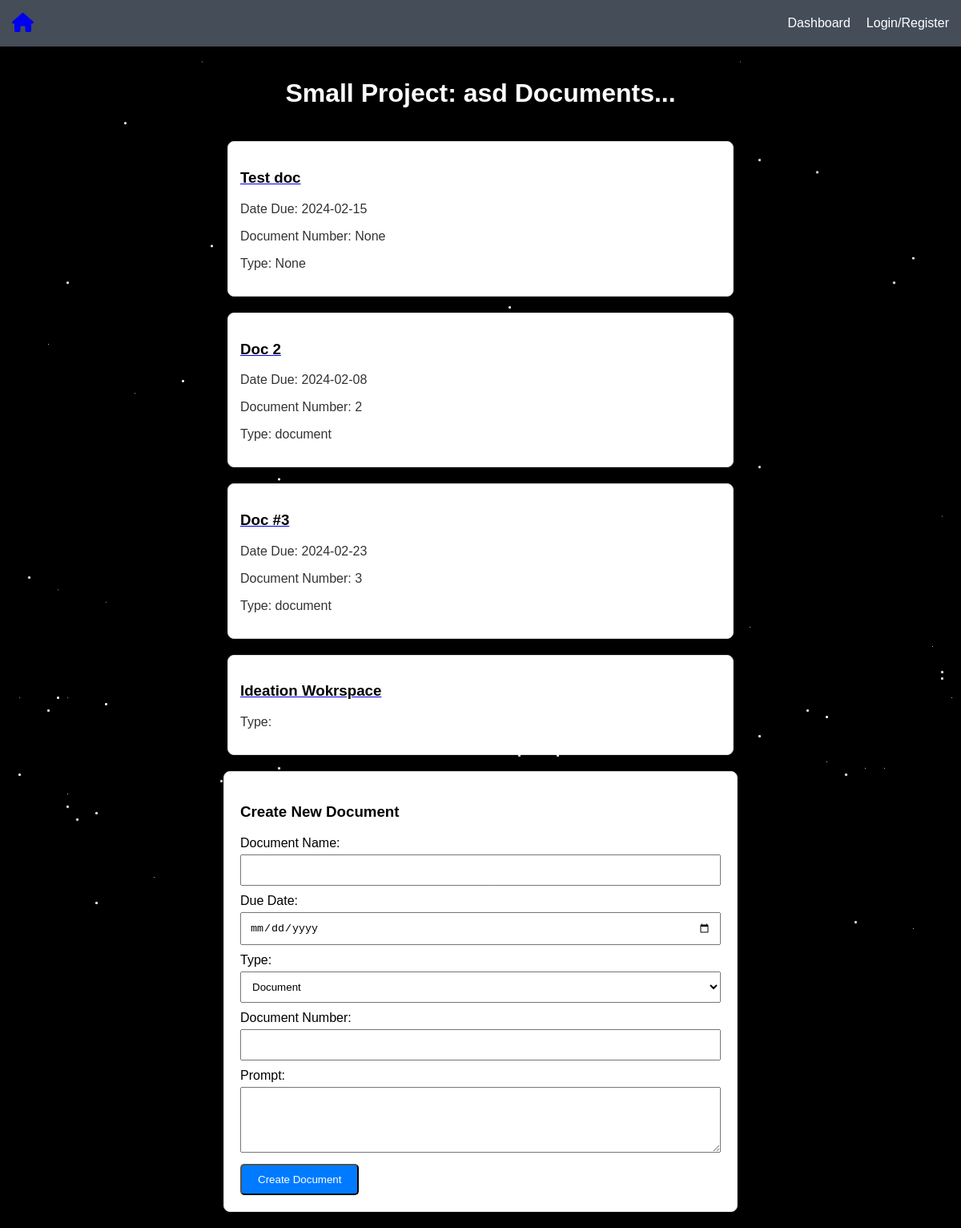
Before: /view-documents/1/ with the older database file.
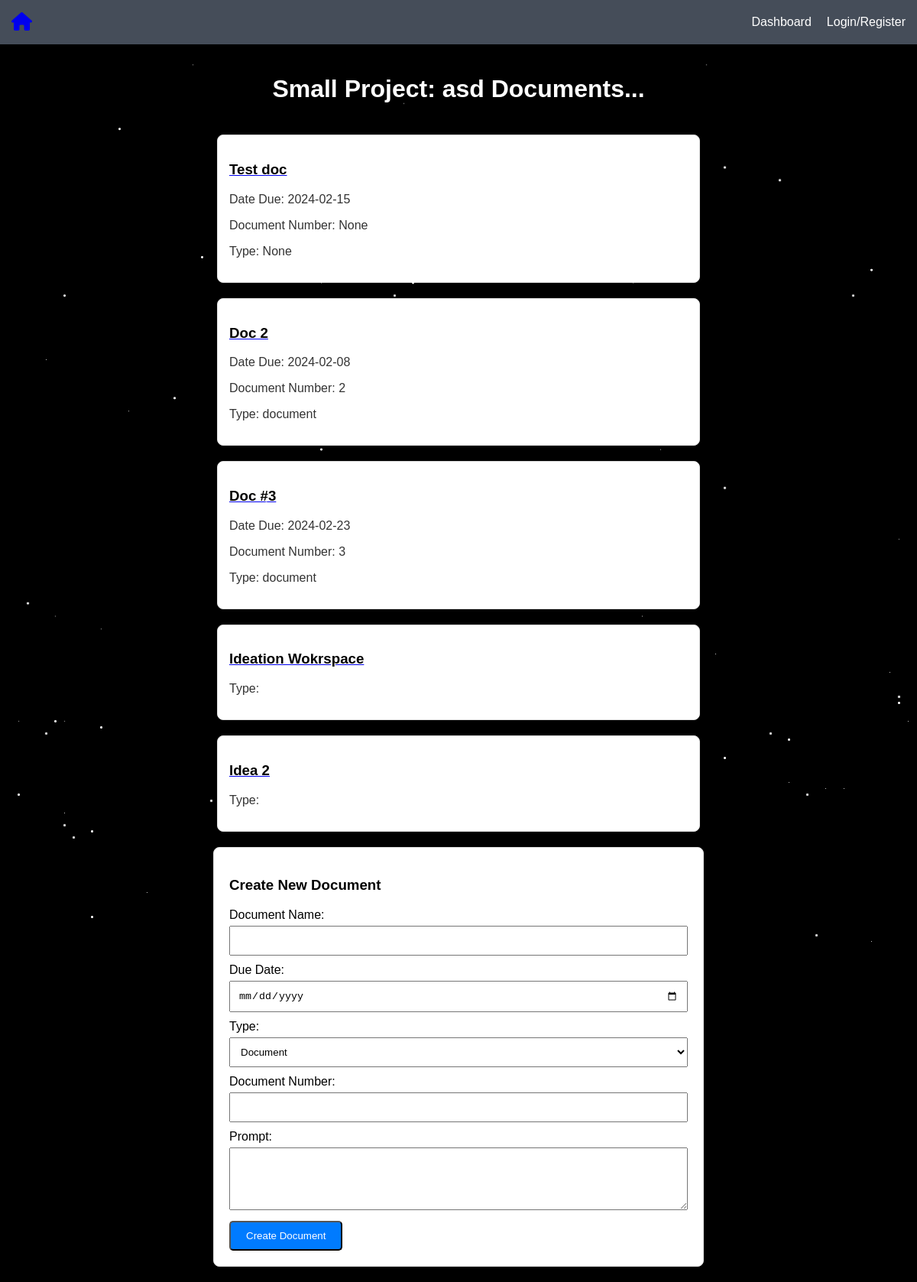
After: the same page with the newer database file.
### base/models.py (models this page shows)
class SubProject(models.Model):
    name = models.CharField(max_length=200,null=True)
    description = models.CharField(max_length=200,null=True)
    documents = models.ManyToManyField("Document", related_name="documents", blank=True)
    ideations = models.ManyToManyField("Ideation", related_name="ideation", blank=True)

class Document(models.Model):
    name = models.CharField(max_length=200,null=True)
    number = models.CharField(max_length=200,null=True)
    due_date = models.CharField(max_length=200,null=True)
    doc_type = models.CharField(max_length=200,null=True)  # essay or ideation
    prompt = models.CharField(max_length=500,null=True)
    content = models.CharField(max_length=500,null=True)

class Ideation(models.Model):
    name = models.CharField(max_length=200,null=True)
    nodesAndLinks = models.JSONField(default=dict)

### base/views.py (the view, shortened to what this page needs)
# urls.py: path("view-documents/<str:pk>/", views.view_documents, name="view-documents"),
def view_documents(request, pk):
    small_project = SubProject.objects.get(pk=int(pk))
    small_project.save()
    context = {"small_project":small_project, "documents":small_project.documents.all(), "ideations":small_project.ideations.all()}
    return render(request, "base/view_documents.html", context)

### base/templates/base/view_documents.html (shortened to what this page needs)
{% extends 'main.html' %}
{% block content %}
<div class="document-container">
  <h1>Small Project: {{small_project.name}} Documents...</h1>
  {% for document in documents %}
      <div class="document-box">
        <a href="{% url 'document' document.id%}"><h3>{{ document.name }}</h3></a>
        <p>Date Due: {{ document.due_date }}</p>
        <p>Document Number: {{ document.number }}</p>
        <p>Type: {{ document.doc_type }}</p>
      </div>
  {% endfor %}
  {% for ideation in ideations %}
      <div class="document-box">
        <a href="{% url 'view-ideation' ideation.id%}"><h3>{{ ideation.name }}</h3></a>
        <p>Type: {{ document.doc_type }}</p>
      </div>
  {% endfor %}
  <div class="document-form-card">
    <h3>Create New Document</h3>
    <form class="document-form" method="POST" action="">
      <label for="document_name">Document Name:</label>
      <input type="text" id="document_name" name="document_name" required>
      <label for="due_date">Due Date:</label>
      <input type="date" id="due_date" name="due_date" required>
      <label for="type">Type:</label>
      <select id="type" name="type" required>
        <option value="document">Document</option>
      </select>
      <label for="document_number">Document Number:</label>
      <input type="text" id="document_number" name="document_number" required>
      <label for="prompt">Prompt:</label>
      <textarea id="prompt" name="prompt" rows="4" required></textarea>
      <button type="submit" class="create-document-button">Create Document</button>
    </form>
  </div>
</div>
{% endblock %}

### templates/main.html (shortened to what this page needs)
{% include 'navbar.html' %}
    <!DOCTYPE html>
    <html lang="en">
    <head>
    </head>
    <body>
        {% block content %}
        {% endblock %}
    </body>

### templates/navbar.html (shortened to what this page needs)
<!DOCTYPE html>
<html lang="en">
<head>
    <link rel="stylesheet" href="https://cdnjs.cloudflare.com/ajax/libs/font-awesome/6.0.0-beta3/css/all.min.css">
</head>
<body>
    <div class="navbar">
        <a href="{% url 'home' %}">
            <div class="navbar-logo" >
                <i class="fas fa-home"></i>
            </div>
        </a>
        <div class="navbar-links">
            <a href="{% url 'view-dashboard' %}">Dashboard</a>
            <a href="{% url 'login-page' %}">Login/Register</a>
        </div>
    </div>
</body>
</html>

### templates/navbar.html (style rules this page uses)
body { margin: 0; padding: 0; font-family: 'Arial', sans-serif; background-color: #282c34; color: white; }
.navbar { display: flex; justify-content: space-between; align-items: center; padding: 15px; background-color: #454d59; }
.navbar-logo { font-size: 24px; }
.navbar-links { display: flex; align-items: center; }
.navbar-links a { text-decoration: none; color: white; margin-left: 20px; }

### templates/main.html (style rules this page uses)
body { background-color: #000; }

### base/templates/base/view_documents.html (style rules this page uses)
.document-container { display: flex; flex-direction: column; align-items: center; gap: 20px; padding: 20px; }
.document-box { background-color: #fff; border: 1px solid #ddd; border-radius: 8px; padding: 20px; text-align: left; text-decoration: none; padding: 15px; color: #333; width: 80%; max-width: 600px; }
.document-form-card { background-color: #fff; border: 1px solid #ddd; border-radius: 8px; padding: 20px; width: 80%; max-width: 600px; }
.document-form { width: 100%; }
.document-form label { display: block; margin-bottom: 5px; }
.document-form input, .document-form select, .document-form textarea { width: 100%; padding: 10px; margin-bottom: 10px; box-sizing: border-box; }
.create-document-button { background-color: #007BFF; color: #fff; padding: 10px 20px; text-decoration: none; border-radius: 5px; display: inline-block; transition: background-color 0.3s; }
h1 { color: white; margin-top: 20px; }
label, h3 { color: black; }

Changed rows visible on the page:
added Ideation: name "Idea 2"
